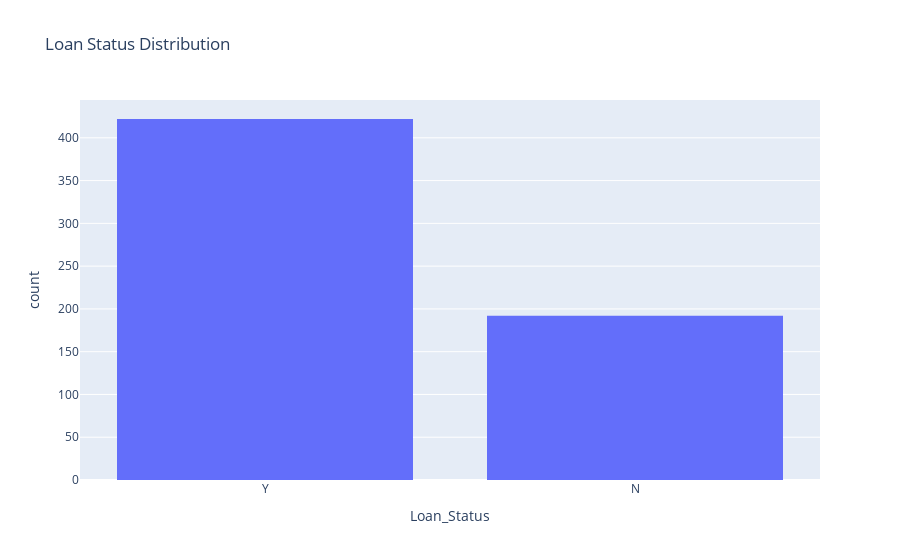

The notebook cell this image was saved under:
### Markdown cell above
#### Data Visualization

### Code cell
# use plotly to visualize the distribution of the loan status
fig = px.histogram(train, x='Loan_Status', title='Loan Status Distribution')
fig.show()

### Figure 1 — Plotly figure (JSON) as saved in the notebook; plotly's stock layout.template omitted (floating-point values rounded to 4 significant figures; data arrays with more than 128 entries replaced by an {"elided": "..."} marker saying what was removed)
{"data": [{"alignmentgroup": "True", "bingroup": "x", "hovertemplate": "Loan_Status=%{x}<br>count=%{y}<extra></extra>", "legendgroup": "", "marker": {"color": "#636efa", "pattern": {"shape": ""}}, "name": "", "offsetgroup": "", "orientation": "v", "showlegend": false, "type": "histogram", "x": {"elided": "614 str values"}, "xaxis": "x", "yaxis": "y"}], "layout": {"barmode": "relative", "legend": {"tracegroupgap": 0}, "title": {"text": "Loan Status Distribution"}, "xaxis": {"anchor": "y", "domain": [0, 1], "title": {"text": "Loan_Status"}}, "yaxis": {"anchor": "x", "domain": [0, 1], "title": {"text": "count"}}}}
